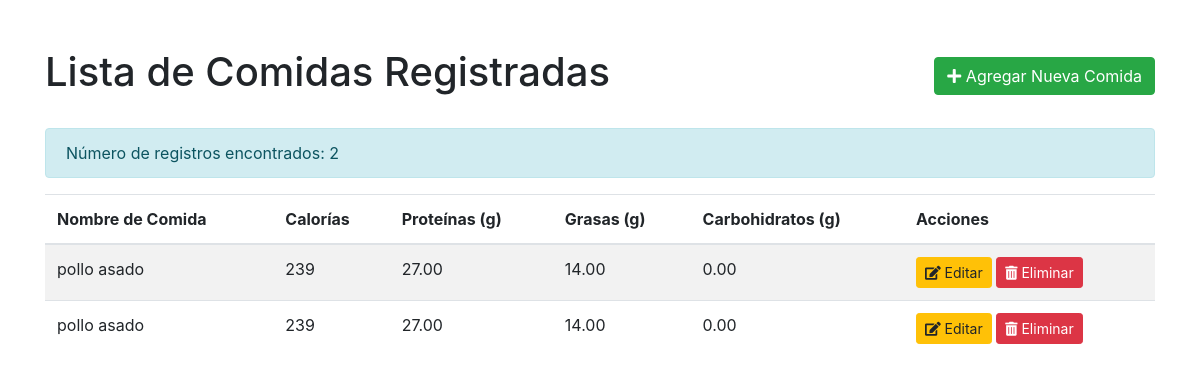
The app's page /controlpesos/controlpesos/, older data.
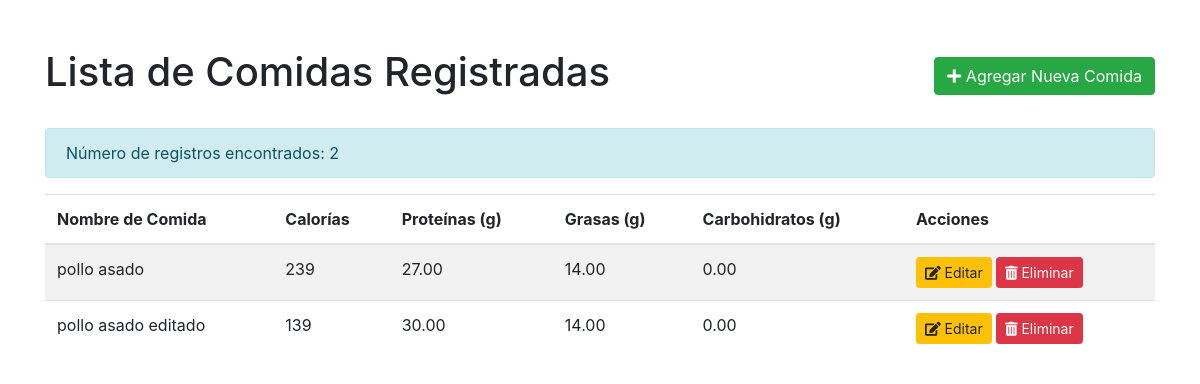
The same page, newer data.
### rutinas/models.py (models this page shows, shortened)
class Nutricion(models.Model):
    nombre_comida = models.CharField(max_length=100)
    calorias = models.IntegerField()
    proteinas = models.DecimalField(max_digits=5, decimal_places=2)
    grasas = models.DecimalField(max_digits=5, decimal_places=2)
    carbohidratos = models.DecimalField(max_digits=5, decimal_places=2)

### control_de_pesos/views.py (the view)
# urls.py: path('controlpesos/', views.ver_nutriciones, name='index'),
def ver_nutriciones(request):
    nutriciones = Nutricion.objects.all().order_by('nombre_comida')
    print(f"Cantidad de nutriciones encontradas: {nutriciones.count()}")
    for nutricion in nutriciones:
        print(f"Nutrición: {nutricion.nombre_comida}, Calorías: {nutricion.calorias}")
    return render(request, 'ver_nutriciones.html', {
        'nutriciones': nutriciones
    })

### templates/ver_nutriciones.html (shortened to what this page needs)
<!DOCTYPE html>
<html lang="es">
<head>
    <link rel="stylesheet" href="https://stackpath.bootstrapcdn.com/bootstrap/4.5.2/css/bootstrap.min.css">
    <link rel="stylesheet" href="https://cdnjs.cloudflare.com/ajax/libs/font-awesome/5.15.4/css/all.min.css">
</head>
<body>
    <div class="container mt-5">
        <div class="d-flex justify-content-between align-items-center mb-4">
            <h1>Lista de Comidas Registradas</h1>
            <a href="{% url 'controlpesos:agregar_comidas' %}" class="btn btn-success">
                <i class="fas fa-plus"></i> Agregar Nueva Comida
            </a>
        </div>
        {% if nutriciones %}
            <div class="alert alert-info">
                Número de registros encontrados: {{ nutriciones|length }}
            </div>
            <table class="table table-striped">
                <thead>
                    <tr>
                        <th>Nombre de Comida</th>
                        <th>Calorías</th>
                        <th>Proteínas (g)</th>
                        <th>Grasas (g)</th>
                        <th>Carbohidratos (g)</th>
                        <th>Acciones</th>
                    </tr>
                </thead>
                <tbody>
                    {% for nutricion in nutriciones %}
                        <tr>
                            <td>{{ nutricion.nombre_comida }}</td>
                            <td>{{ nutricion.calorias }}</td>
                            <td>{{ nutricion.proteinas }}</td>
                            <td>{{ nutricion.grasas }}</td>
                            <td>{{ nutricion.carbohidratos }}</td>
                            <td>
                                <a href="{% url 'mycoach:editar_plan_nutricional' nutricion.id %}" class="btn btn-warning btn-sm">
                                    <i class="fas fa-edit"></i> Editar
                                </a>
                                <button type="button" class="btn btn-danger btn-sm" data-toggle="modal" data-target="#deleteModal{{ nutricion.id }}">
                                    <i class="fas fa-trash-alt"></i> Eliminar
                                </button>
                            </td>
                        </tr>
                    {% endfor %}
                </tbody>
            </table>
        {% else %}
            <div class="alert alert-warning">
                No hay comidas registradas. <a href="{% url 'controlpesos:agregar_comidas' %}" class="alert-link">¡Agrega una ahora!</a>
            </div>
        {% endif %}
    </div>
</body>
</html>

Row changes from the older to the newer data that the page shows:
removed Nutricion: nombre_comida "pollo asado", calorias "239", proteinas "27.00", grasas "14.00", carbohidratos "0.00"
added Nutricion: nombre_comida "pollo asado editado", calorias "139", proteinas "30.00", grasas "14.00", carbohidratos "0.00"
